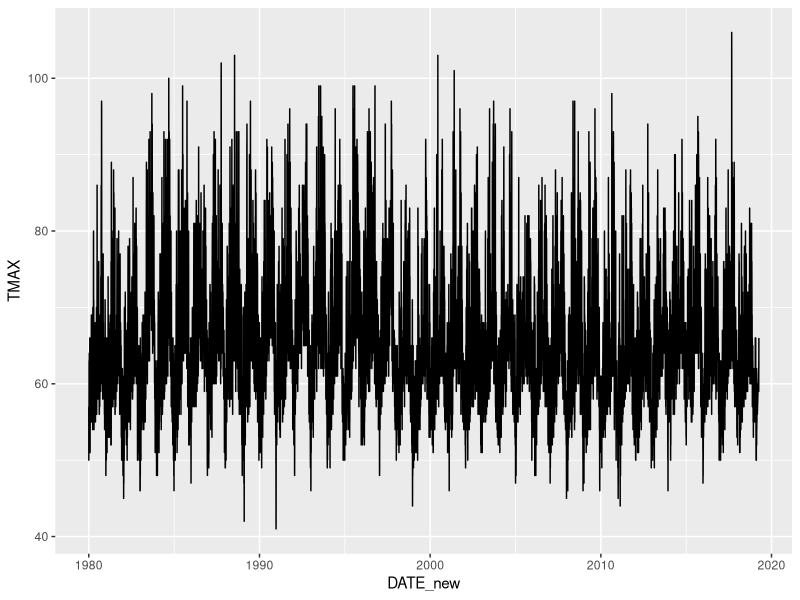
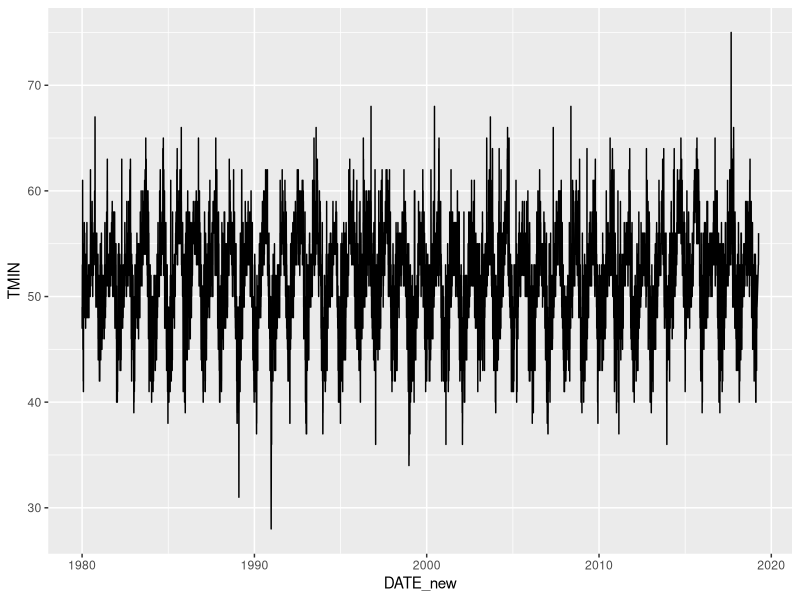
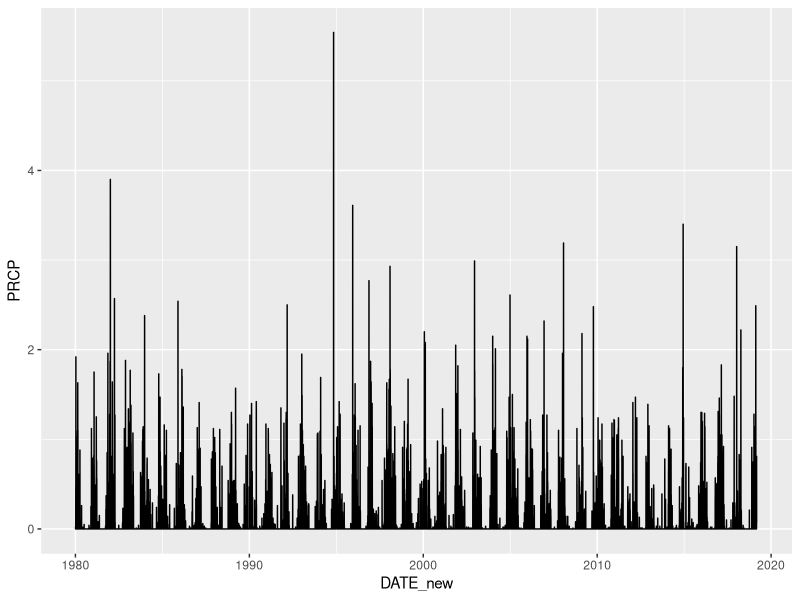
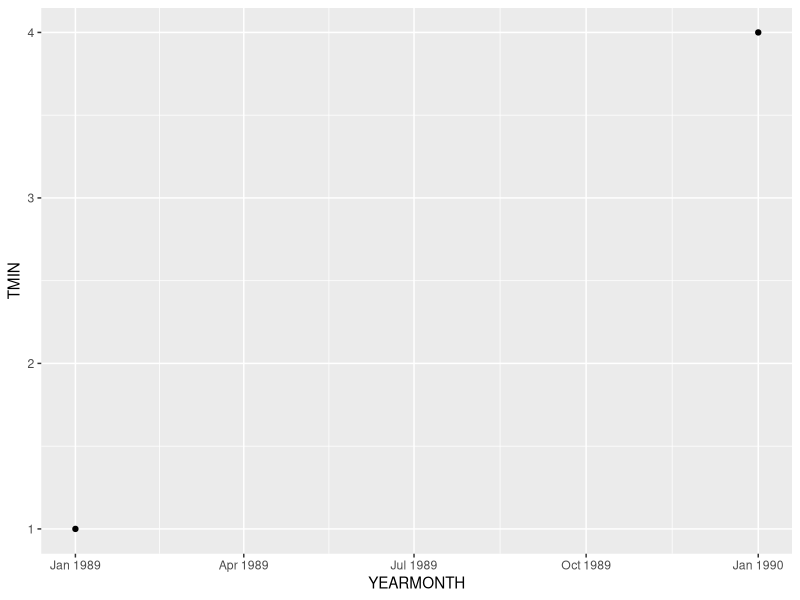
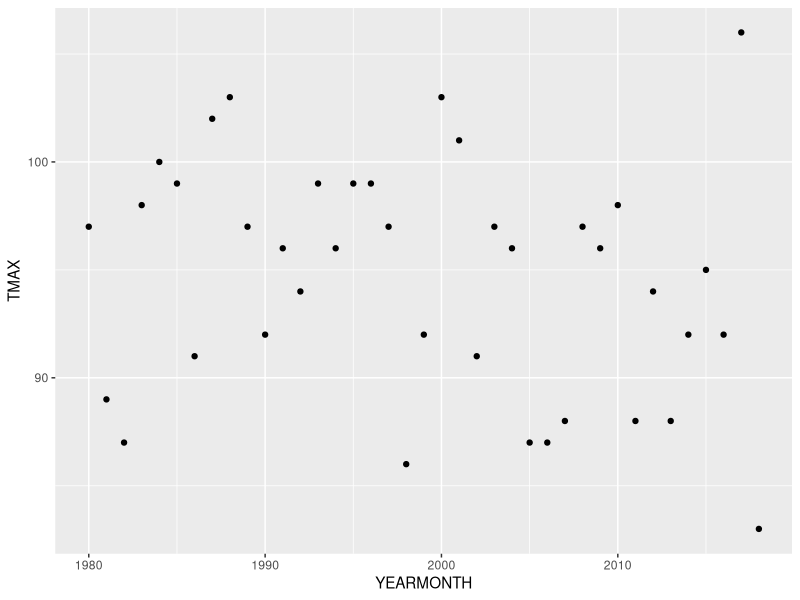
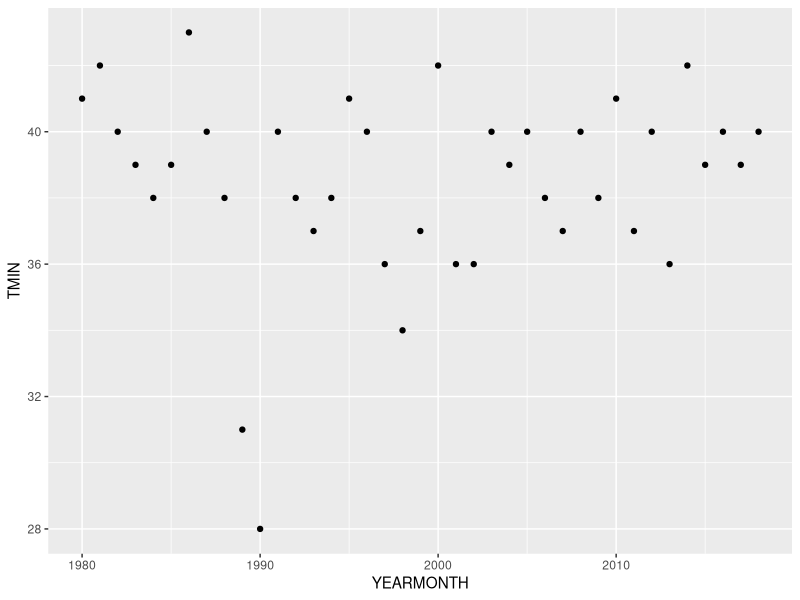
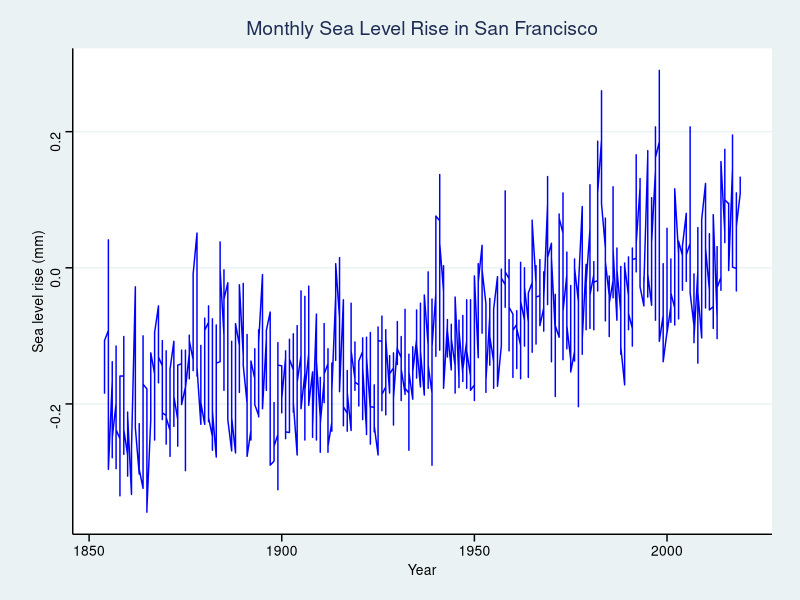

Generate these figures, in order, with R:
## ---- chunk 1
knitr::opts_chunk$set(echo = TRUE)
## ---- chunk 2

library(tidyverse)
library(lubridate)
library(ggthemes)

## ---- chunk 3

SF_Climate_raw <- read_csv("SF Climate.csv")

SF_Climate <- SF_Climate_raw %>% 
  mutate(DATE_new = ymd(DATE)) %>% 
  mutate(YEAR = year(DATE_new)) %>% 
  mutate(MONTH = month(DATE_new)) %>% 
  mutate(YEARMONTH = floor_date(DATE_new, "year"))

## ---- chunk 4

Tmax_plot <- ggplot(SF_Climate, aes(x = DATE_new, y = TMAX))+
  geom_line()

Tmax_plot

## ---- chunk 5

Tmin_plot <- ggplot(SF_Climate, aes(x = DATE_new, y = TMIN))+
  geom_line()

Tmin_plot

## ---- chunk 6

prcp_plot <- ggplot(SF_Climate, aes(x = DATE_new, y = PRCP))+
  geom_line()

prcp_plot

## ---- chunk 7

SF_under32_raw <- SF_Climate %>% 
  select(YEARMONTH, TMIN) %>%
  filter(TMIN <= 32)

SF_under32 <- aggregate(TMIN ~ YEARMONTH, data = SF_under32_raw, length)

under32_plot <- ggplot(SF_under32, aes(x = YEARMONTH, y = TMIN))+
  geom_point()

under32_plot

## ---- chunk 8

SF_hottest_raw <- SF_Climate %>% 
  filter(YEAR <= 2018) %>% 
  select(YEARMONTH, TMAX)

SF_hottest <- aggregate(TMAX ~ YEARMONTH, data = SF_hottest_raw, max)

hottest_plot <- ggplot(SF_hottest, aes(x = YEARMONTH, y = TMAX))+
  geom_point()

hottest_plot

## ---- chunk 9

SF_coldest_raw <- SF_Climate %>% 
  filter(YEAR <= 2018) %>% 
  select(YEARMONTH, TMIN)

SF_coldest <- aggregate(TMIN ~ YEARMONTH, data = SF_coldest_raw, min)

coldest_plot <- ggplot(SF_coldest, aes(x = YEARMONTH, y = TMIN))+
  geom_point()

coldest_plot

## ---- chunk 10
# sea level rise trends

searise = read_csv("sf_searise.csv")

searise_msl = searise %>% 
  select(Year, Month, Monthly_MSL) %>% 
  filter(Monthly_MSL != "NA")

searise_plot = ggplot(searise_msl, aes(x = Year, y = Monthly_MSL)) +
  geom_line(color = "blue") +
  xlab("Year") +
  ylab("Sea level rise (mm)") +
  ggtitle("Monthly Sea Level Rise in San Francisco") + 
  theme_stata()

searise_plot
